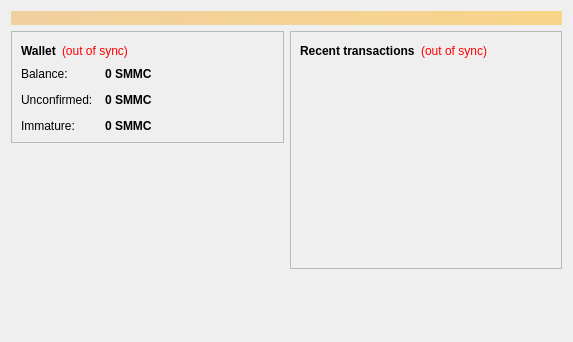
<?xml version="1.0" encoding="UTF-8"?>
<ui version="4.0">
 <class>OverviewPage</class>
 <widget class="QWidget" name="OverviewPage">
  <property name="geometry">
   <rect>
    <x>0</x>
    <y>0</y>
    <width>573</width>
    <height>342</height>
   </rect>
  </property>
  <property name="windowTitle">
   <string>Form</string>
  </property>
  <layout class="QVBoxLayout" name="topLayout">
   <item>
    <widget class="QLabel" name="labelAlerts">
     <property name="visible">
      <bool>false</bool>
     </property>
     <property name="styleSheet">
      <string notr="true">background-color: qlineargradient(x1: 0, y1: 0, x2: 1, y2: 0, stop:0 #F0D0A0, stop:1 #F8D488); color:#000000;</string>
     </property>
     <property name="wordWrap">
      <bool>true</bool>
     </property>
     <property name="margin">
      <number>3</number>
     </property>
    </widget>
   </item>
   <item>
    <layout class="QHBoxLayout" name="horizontalLayout" stretch="1,1">
     <item>
      <layout class="QVBoxLayout" name="verticalLayout_2">
       <item>
        <widget class="QFrame" name="frame">
         <property name="frameShape">
          <enum>QFrame::StyledPanel</enum>
         </property>
         <property name="frameShadow">
          <enum>QFrame::Raised</enum>
         </property>
         <layout class="QVBoxLayout" name="verticalLayout_4">
          <item>
           <layout class="QHBoxLayout" name="horizontalLayout_4">
            <item>
             <widget class="QLabel" name="label_5">
              <property name="font">
               <font>
                <weight>75</weight>
                <bold>true</bold>
               </font>
              </property>
              <property name="text">
               <string>Wallet</string>
              </property>
             </widget>
            </item>
            <item>
             <widget class="QLabel" name="labelWalletStatus">
              <property name="toolTip">
               <string>The displayed information may be out of date. Your wallet automatically synchronizes with the Samacoin network after a connection is established, but this process has not completed yet.</string>
              </property>
              <property name="styleSheet">
               <string notr="true">QLabel { color: red; }</string>
              </property>
              <property name="text">
               <string notr="true">(out of sync)</string>
              </property>
              <property name="alignment">
               <set>Qt::AlignLeading|Qt::AlignLeft|Qt::AlignVCenter</set>
              </property>
             </widget>
            </item>
            <item>
             <spacer name="horizontalSpacer_2">
              <property name="orientation">
               <enum>Qt::Horizontal</enum>
              </property>
              <property name="sizeHint" stdset="0">
               <size>
                <width>40</width>
                <height>20</height>
               </size>
              </property>
             </spacer>
            </item>
           </layout>
          </item>
          <item>
           <layout class="QFormLayout" name="formLayout_2">
            <property name="fieldGrowthPolicy">
             <enum>QFormLayout::AllNonFixedFieldsGrow</enum>
            </property>
            <property name="horizontalSpacing">
             <number>12</number>
            </property>
            <property name="verticalSpacing">
             <number>12</number>
            </property>
            <item row="0" column="0">
             <widget class="QLabel" name="label">
              <property name="text">
               <string>Balance:</string>
              </property>
             </widget>
            </item>
            <item row="0" column="1">
             <widget class="QLabel" name="labelBalance">
              <property name="font">
               <font>
                <weight>75</weight>
                <bold>true</bold>
               </font>
              </property>
              <property name="cursor">
               <cursorShape>IBeamCursor</cursorShape>
              </property>
              <property name="toolTip">
               <string>Your current balance</string>
              </property>
              <property name="text">
               <string notr="true">0 SMMC</string>
              </property>
              <property name="textInteractionFlags">
               <set>Qt::LinksAccessibleByMouse|Qt::TextSelectableByKeyboard|Qt::TextSelectableByMouse</set>
              </property>
             </widget>
            </item>
            <item row="1" column="0">
             <widget class="QLabel" name="label_3">
              <property name="text">
               <string>Unconfirmed:</string>
              </property>
             </widget>
            </item>
            <item row="1" column="1">
             <widget class="QLabel" name="labelUnconfirmed">
              <property name="font">
               <font>
                <weight>75</weight>
                <bold>true</bold>
               </font>
              </property>
              <property name="cursor">
               <cursorShape>IBeamCursor</cursorShape>
              </property>
              <property name="toolTip">
               <string>Total of transactions that have yet to be confirmed, and do not yet count toward the current balance</string>
              </property>
              <property name="text">
               <string notr="true">0 SMMC</string>
              </property>
              <property name="textInteractionFlags">
               <set>Qt::LinksAccessibleByMouse|Qt::TextSelectableByKeyboard|Qt::TextSelectableByMouse</set>
              </property>
             </widget>
            </item>
            <item row="2" column="0">
             <widget class="QLabel" name="labelImmatureText">
              <property name="text">
               <string>Immature:</string>
              </property>
             </widget>
            </item>
            <item row="2" column="1">
             <widget class="QLabel" name="labelImmature">
              <property name="font">
               <font>
                <weight>75</weight>
                <bold>true</bold>
               </font>
              </property>
              <property name="toolTip">
               <string>Mined balance that has not yet matured</string>
              </property>
              <property name="text">
               <string notr="true">0 SMMC</string>
              </property>
              <property name="textInteractionFlags">
               <set>Qt::LinksAccessibleByMouse|Qt::TextSelectableByKeyboard|Qt::TextSelectableByMouse</set>
              </property>
             </widget>
            </item>
           </layout>
          </item>
         </layout>
        </widget>
       </item>
       <item>
        <spacer name="verticalSpacer">
         <property name="orientation">
          <enum>Qt::Vertical</enum>
         </property>
         <property name="sizeHint" stdset="0">
          <size>
           <width>20</width>
           <height>40</height>
          </size>
         </property>
        </spacer>
       </item>
      </layout>
     </item>
     <item>
      <layout class="QVBoxLayout" name="verticalLayout_3">
       <item>
        <widget class="QFrame" name="frame_2">
         <property name="frameShape">
          <enum>QFrame::StyledPanel</enum>
         </property>
         <property name="frameShadow">
          <enum>QFrame::Raised</enum>
         </property>
         <layout class="QVBoxLayout" name="verticalLayout">
          <item>
           <layout class="QHBoxLayout" name="horizontalLayout_2">
            <item>
             <widget class="QLabel" name="label_4">
              <property name="text">
               <string>&lt;b&gt;Recent transactions&lt;/b&gt;</string>
              </property>
             </widget>
            </item>
            <item>
             <widget class="QLabel" name="labelTransactionsStatus">
              <property name="toolTip">
               <string>The displayed information may be out of date. Your wallet automatically synchronizes with the Samacoin network after a connection is established, but this process has not completed yet.</string>
              </property>
              <property name="styleSheet">
               <string notr="true">QLabel { color: red; }</string>
              </property>
              <property name="text">
               <string notr="true">(out of sync)</string>
              </property>
              <property name="alignment">
               <set>Qt::AlignRight|Qt::AlignTrailing|Qt::AlignVCenter</set>
              </property>
             </widget>
            </item>
            <item>
             <spacer name="horizontalSpacer">
              <property name="orientation">
               <enum>Qt::Horizontal</enum>
              </property>
              <property name="sizeHint" stdset="0">
               <size>
                <width>40</width>
                <height>20</height>
               </size>
              </property>
             </spacer>
            </item>
           </layout>
          </item>
          <item>
           <widget class="QListView" name="listTransactions">
            <property name="styleSheet">
             <string notr="true">QListView { background: transparent; }</string>
            </property>
            <property name="frameShape">
             <enum>QFrame::NoFrame</enum>
            </property>
            <property name="verticalScrollBarPolicy">
             <enum>Qt::ScrollBarAlwaysOff</enum>
            </property>
            <property name="horizontalScrollBarPolicy">
             <enum>Qt::ScrollBarAlwaysOff</enum>
            </property>
            <property name="selectionMode">
             <enum>QAbstractItemView::NoSelection</enum>
            </property>
           </widget>
          </item>
         </layout>
        </widget>
       </item>
       <item>
        <spacer name="verticalSpacer_2">
         <property name="orientation">
          <enum>Qt::Vertical</enum>
         </property>
         <property name="sizeHint" stdset="0">
          <size>
           <width>20</width>
           <height>40</height>
          </size>
         </property>
        </spacer>
       </item>
      </layout>
     </item>
    </layout>
   </item>
  </layout>
 </widget>
 <resources/>
 <connections/>
</ui>
